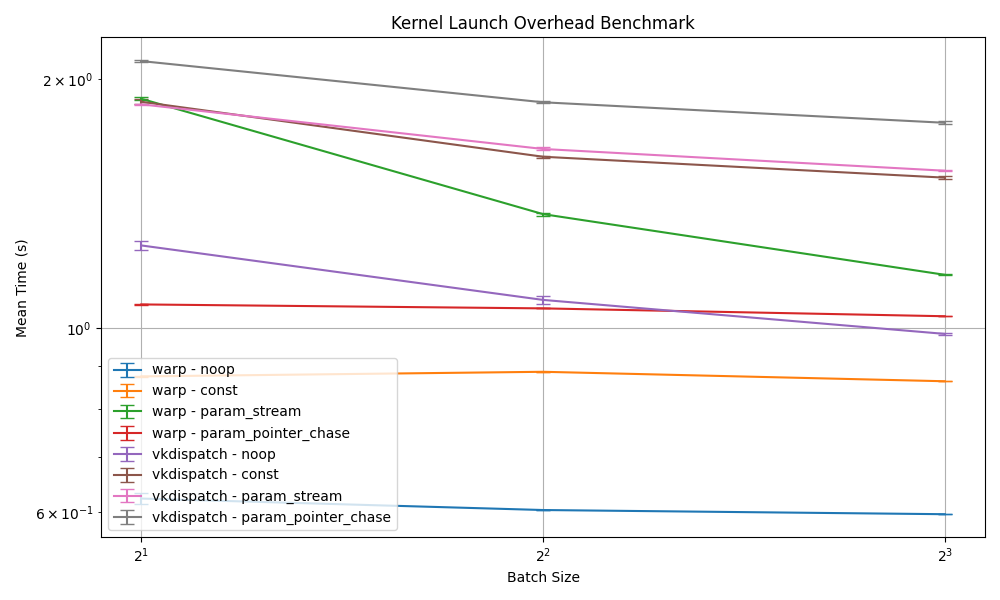

Reproduce this figure in Python.
import warp as wp
import time
import gc
import numpy as np
import vkdispatch as vd
import vkdispatch.codegen as vc

# ----------- Define kernels for measuring launch overheads ---------------

@wp.kernel
def k_noop_warp(out: wp.array(dtype=float), params: wp.array(dtype=float), index_buffer: wp.array(dtype=int), param_index: int):
    pass

@wp.kernel
def k_const_warp(out: wp.array(dtype=float), params: wp.array(dtype=float), index_buffer: wp.array(dtype=int), param_index: int):
    i = wp.tid()
    if i == 0:
        out[i] = out[i] + 1.0

@wp.kernel
def k_param_stream_warp(out: wp.array(dtype=float), params: wp.array(dtype=float), index_buffer: wp.array(dtype=int), param_index: int):
    i = wp.tid()
    if i == 0:
        out[i] = params[param_index] + 1.0

@wp.kernel
def k_param_pointer_chase_warp(out: wp.array(dtype=float), params: wp.array(dtype=float), index_buffer: wp.array(dtype=int), param_index: int):
    i = wp.tid()
    if i == 0:
        param_idx = index_buffer[0]
        out[i] = params[param_idx] + 1.0
        index_buffer[0] += 1

def make_graph_warp(kernel, out, params, index_buffer, batch_size):
    with wp.ScopedCapture(device="cuda:0") as capture:
        for i in range(batch_size):
            wp.launch(
                kernel,
                dim=1,
                inputs=[out, params, index_buffer, i],
                device=wp.get_device()
            )

    return capture.graph

def do_benchmark_warp(kernel, params_host, kernel_type, batch_size, iter_count):
    out_array = wp.empty(shape=(1,), dtype=wp.float32, device="cuda:0")
    if kernel_type == "param_stream":
        params_array = wp.empty(shape=(batch_size,), dtype=wp.float32, device="cuda:0")
        h_buff = wp.empty(shape=(batch_size,), dtype=wp.float32, device="cuda:0", pinned=True)
    else:
        params_array = wp.array(params_host, dtype=wp.float32, device="cuda:0")
    index_buffer = wp.empty(shape=(1,), dtype=wp.int32, device="cuda:0")

    graph = make_graph_warp(kernel, out_array, params_array, index_buffer, batch_size)

    assert iter_count % batch_size == 0, "iter_count must be a multiple of batch_size"

    num_graph_launches = iter_count // batch_size

    start_time = time.perf_counter()
    for i in range(num_graph_launches):
        if kernel_type == "param_stream":
            h_buff.numpy()[:] = params_host[i*batch_size:(i+1)*batch_size]
            wp.copy(params_array, h_buff)

        wp.capture_launch(graph)
    wp.synchronize_device("cuda:0")
    end_time = time.perf_counter()

    # Cleanup
    del graph
    del out_array
    del params_array
    del index_buffer
    
    if kernel_type == "param_stream":
        del h_buff

    wp.synchronize_device("cuda:0")
    gc.collect()

    return end_time - start_time

# ----------- Define kernels for measuring launch overheads ---------------

@vd.shader(local_size=(1, 1, 1), workgroups=(1, 1, 1), enable_exec_bounds=False)
def k_noop_vkdispatch(out: vc.Buff[vc.f32], params: vc.Buff[vc.f32], index_buffer: vc.Buff[vc.i32]):
    pass

@vd.shader(local_size=(1, 1, 1), workgroups=(1, 1, 1), enable_exec_bounds=False)
def k_const_vkdispatch(out: vc.Buff[vc.f32], params: vc.Buff[vc.f32], index_buffer: vc.Buff[vc.i32]):
    i = vc.global_invocation().x
    vc.if_statement(i == 0)
    out[i] = out[i] + 1.0
    vc.end()

@vd.shader(local_size=(1, 1, 1), workgroups=(1, 1, 1), enable_exec_bounds=False)
def k_param_stream_vkdispatch(out: vc.Buff[vc.f32], param: vc.Var[vc.f32], index_buffer: vc.Buff[vc.i32]):
    i = vc.global_invocation().x
    vc.if_statement(i == 0)
    out[i] = param + 1.0
    vc.end()

@vd.shader(local_size=(1, 1, 1), workgroups=(1, 1, 1))
def k_param_pointer_chase_vkdispatch(out: vc.Buff[vc.f32], params: vc.Buff[vc.f32], index_buffer: vc.Buff[vc.i32]):
    i = vc.global_invocation().x
    vc.if_statement(i == 0)
    param_idx = index_buffer[0]
    out[i] = params[param_idx] + 1.0
    index_buffer[0] += 1
    vc.end()

def do_benchmark_warp(kernel, params_host, kernel_type, batch_size, iter_count):
    out_array = wp.empty(shape=(1,), dtype=wp.float32, device="cuda:0")
    if kernel_type == "param_stream":
        params_array = wp.empty(shape=(batch_size,), dtype=wp.float32, device="cuda:0")
        h_buff = wp.empty(shape=(batch_size,), dtype=wp.float32, device="cuda:0", pinned=True)
    else:
        params_array = wp.array(params_host, dtype=wp.float32, device="cuda:0")
    index_buffer = wp.empty(shape=(1,), dtype=wp.int32, device="cuda:0")

    graph = make_graph_warp(kernel, out_array, params_array, index_buffer, batch_size)

    assert iter_count % batch_size == 0, "iter_count must be a multiple of batch_size"

    num_graph_launches = iter_count // batch_size

    start_time = time.perf_counter()
    for i in range(num_graph_launches):
        if kernel_type == "param_stream":
            h_buff.numpy()[:] = params_host[i*batch_size:(i+1)*batch_size]
            wp.copy(params_array, h_buff)

        wp.capture_launch(graph)
    wp.synchronize_device("cuda:0")
    end_time = time.perf_counter()

    # Cleanup
    del graph
    del out_array
    del params_array
    del index_buffer
    
    if kernel_type == "param_stream":
        del h_buff

    wp.synchronize_device("cuda:0")
    gc.collect()

    return end_time - start_time

def do_benchmark_vkdispatch(kernel, params_host, kernel_type, batch_size, iter_count):
    out_buff = vd.Buffer(shape=(1,), var_type=vd.float32)
    index_buffer = vd.Buffer(shape=(1,), var_type=vd.int32)
    index_buffer.write(np.array([0], dtype=np.int32))
    params_buff = vd.Buffer(shape=(iter_count,), var_type=vd.float32)
    params_buff.write(params_host)

    cmd_stream = vd.CommandStream()
    
    kernel(
        out_buff,
        cmd_stream.bind_var("param") if kernel_type == "param_stream" else params_buff,
        index_buffer,
        cmd_stream=cmd_stream
    )

    assert iter_count % batch_size == 0, "iter_count must be a multiple of batch_size"

    num_graph_launches = iter_count // batch_size

    start_time = time.perf_counter()
    for i in range(num_graph_launches):
        if kernel_type == "param_stream":
            cmd_stream.set_var("param", params_host[i*batch_size:(i+1)*batch_size])

        cmd_stream.submit_any(instance_count=batch_size)
        
    out_buff.read(0)
    end_time = time.perf_counter()

    return end_time - start_time


# ----------- Define platforms and kernel types ----------------------------

platforms = [
    "warp",
    "vkdispatch"
]

kernel_types = [
    "noop",
    "const",
    "param_stream",
    "param_pointer_chase"
]

# ----------- Define kernels dictionary -----------------------------------

kernels = {
    "warp": {
        "noop": k_noop_warp,
        "const": k_const_warp,
        "param_stream": k_param_stream_warp,
        "param_pointer_chase": k_param_pointer_chase_warp
    },
    "vkdispatch": {
        "noop": k_noop_vkdispatch,
        "const": k_const_vkdispatch,
        "param_stream": k_param_stream_vkdispatch,
        "param_pointer_chase": k_param_pointer_chase_vkdispatch
    }
}

benchmarks = {
    "warp": do_benchmark_warp,
    "vkdispatch": do_benchmark_vkdispatch
}

vd.make_context()

means = {platform: {kernel_type: [] for kernel_type in kernel_types} for platform in platforms}
stds = {platform: {kernel_type: [] for kernel_type in kernel_types} for platform in platforms}

iter_count = 1024 * 1024  # Total number of iterations for the benchmark
run_count = 5  # Number of times to run each benchmark

for batch_size_exp in range(3, 12):
    batch_size = 2 ** batch_size_exp

    for platform in platforms:

        for kernel_type in kernel_types:
            kernel = kernels[platform][kernel_type]
            iter_count = 1024 * 1024
            params_host = np.arange(iter_count, dtype=np.float32)
            
            times = []

            for i in range(run_count):
                print(f"Benchmarking {kernel_type} kernel with batch size {batch_size} on {platform} Run {i + 1}/{run_count}...")
                elapsed_time = benchmarks[platform](kernel, params_host, kernel_type, batch_size, iter_count)
                times.append(elapsed_time)

            mean_time = np.mean(times)
            std_time = np.std(times)

            means[platform][kernel_type].append(mean_time)
            stds[platform][kernel_type].append(std_time)

# ----------- Print results ------------------------------------------------

print("\nBenchmark Results:")
for platform in platforms:
    print(f"\nPlatform: {platform}")
    for kernel_type in kernel_types:
        print(f"\nKernel Type: {kernel_type}")
        for batch_size_exp, (mean, std) in enumerate(zip(means[platform][kernel_type], stds[platform][kernel_type])):
            batch_size = 2 ** (batch_size_exp + 1)
            print(f"Batch Size: {batch_size}, Mean Time: {mean:.6f} s, Std Dev: {std:.6f} s")
print("\nBenchmark completed.")

# ----------- Plot results (optional) -----------------------------

import matplotlib.pyplot as plt

plt.figure(figsize=(10, 6))
for platform in platforms:
    for kernel_type in kernel_types:
        plt.errorbar(
            [2 ** (i + 1) for i in range(len(means[platform][kernel_type]))],
            means[platform][kernel_type],
            yerr=stds[platform][kernel_type],
            label=f"{platform} - {kernel_type}",
            capsize=5
        )
plt.xscale('log', base=2)
plt.yscale('log')
plt.xlabel('Batch Size')
plt.ylabel('Mean Time (s)')
plt.title('Kernel Launch Overhead Benchmark')
plt.legend()
plt.grid(True)
plt.tight_layout()
plt.savefig('kernel_launch_overhead.png')